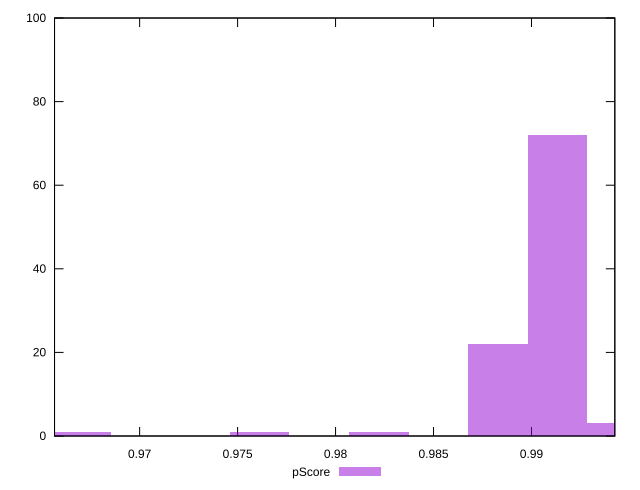

The gnuplot source for this figure:
reset

$pScore <<EOF
0.9882853828018694 22
0.9913262609027983 72
0.9669992360953676 1
0.9822036266000118 1
0.9943671390037271 3
0.9761218703981541 1
EOF

set key outside below
set boxwidth 0.003040878100928829
set xrange [0.9656557857502682:0.9942538146272444]
set yrange [0:100]
set trange [0:100]
set style fill transparent solid 0.5 noborder
set terminal svg size 640, 490 enhanced background rgb 'white'
set output "reports/report_00030_2021-02-24T20-42-31.540Z/largest-contentful-paint/samples/music/pScore/histogram.svg"

plot $pScore title "pScore" with boxes

reset
